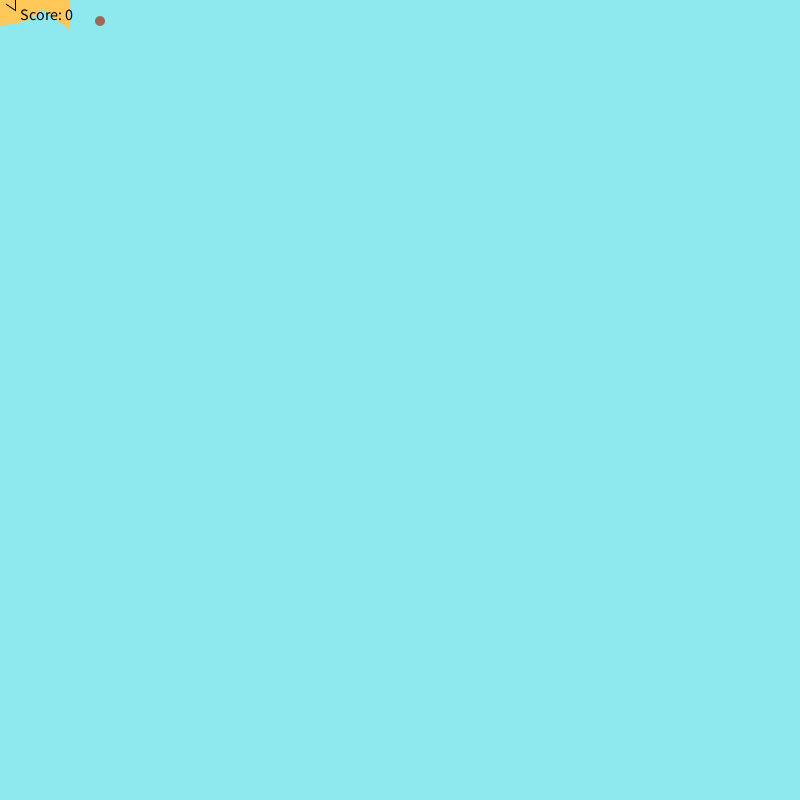
Frame 1 (no input)
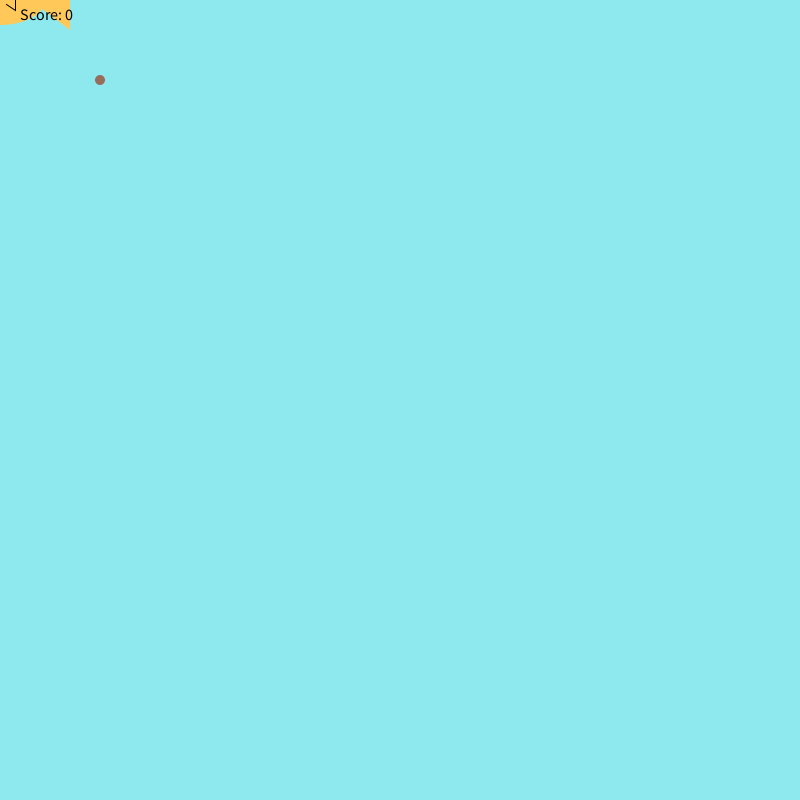
Frame 60 (the mouse pressed at the canvas centre just before this capture)
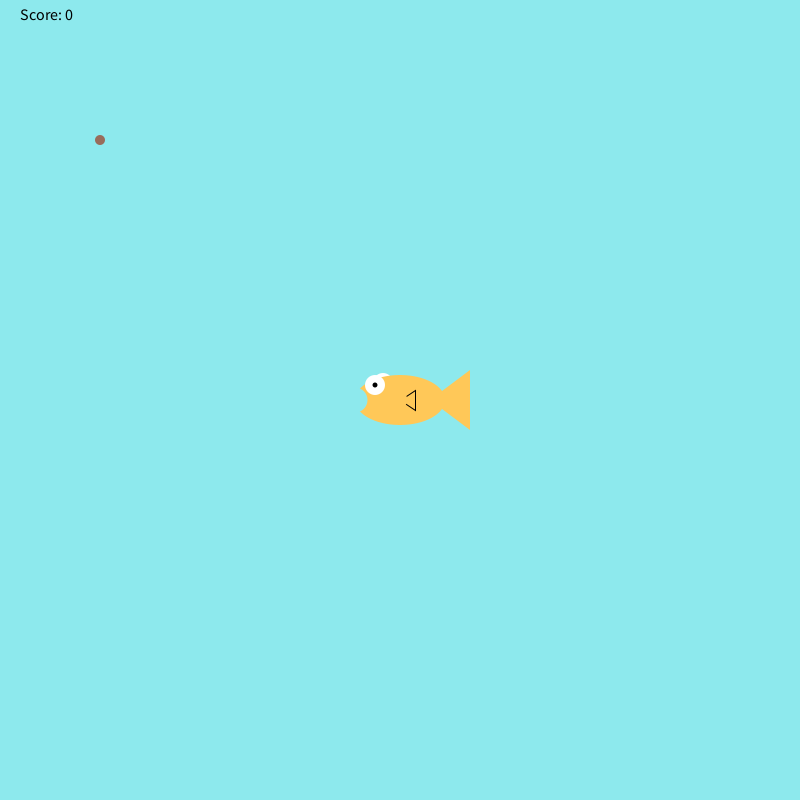
Frame 120 (the mouse held since frame 60 and released just before this capture)

The Processing sketch that drew these frames (run headless with seeded random() and noise(); from frame 60 on, the mouse is pressed at the canvas centre):

// Processing sketch: Fish_Feeder
// ── Fish_Feeder.pde
int foodX=100;
int foodY=20; 
int score= 0;
void setup(){
  size(800, 800);
}

void draw(){
  background(141,233,237);
drawFish();
fill(#986C5B);
noStroke();
foodY++;
ellipse(foodX, foodY, 10, 10);

if(foodY>800){
  foodX = (int) random(width-20);
  foodY=20;
  ellipse(foodX, foodY, 10, 10);
 
  }
  checkCatch(foodX, foodY);
  fill(0, 0, 0);
textSize(16);
text("Score: " + score, 20, 20);
if(score>49){
  textSize(50); 
text("You won!", 400, 400);
foodY=0;
foodX=0;

}

}
void drawFish(){
     noStroke();
     fill(255,255,255);
     ellipse(mouseX-17,mouseY-17,20,20); //back side eye
     fill(255,200,88);
     ellipse(mouseX,mouseY,90,50); //body
     triangle(mouseX+30,mouseY,mouseX+70,mouseY+30,mouseX+70,mouseY-30); //tail
     stroke(0);
     triangle(mouseX,mouseY,mouseX+15,mouseY+10,mouseX+15,mouseY-10); //side fin
     noStroke();
     fill(255,200,88);
     ellipse(mouseX,mouseY,15,15); //side fin cover
     noStroke();
     fill(255,255,255);
     ellipse(mouseX-25,mouseY-15,20,20); //front eye
     fill(0,0,0);
     ellipse(mouseX-25,mouseY-15,5,5); //pupil
     fill(141,233,237);
     ellipse(mouseX-45,mouseY,25,25); //mouth
}
void checkCatch(int x, int y){
     if(x > mouseX && x < mouseX+70){
          if(y > mouseY-17 && y < mouseY+30){
               score++;
               foodY = 20; //if the food was eaten, make more food fall from the top
               foodX = (int) random(width-20);
          }
     }
     else if (foodY > height && score > 0){
          score--;
     }
}
